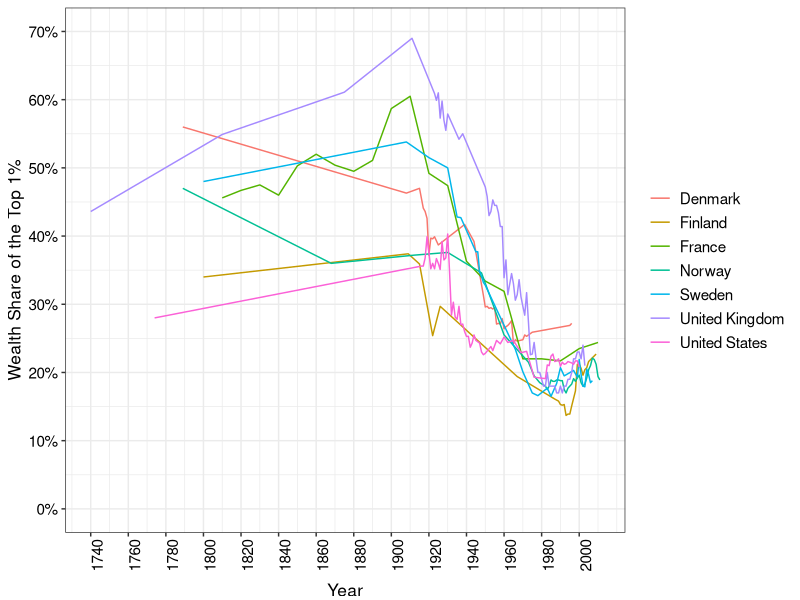
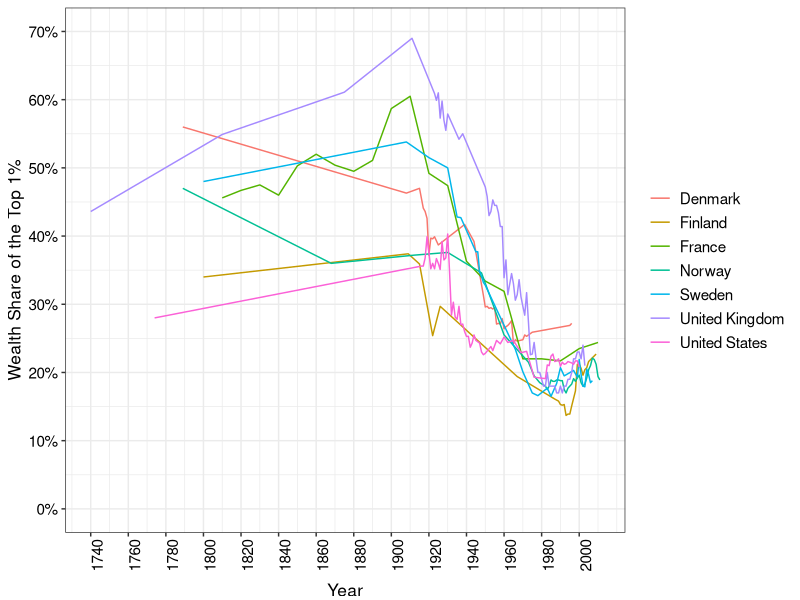

Here is the R script that generated these plots, in order:
require(shape)
library(tidyverse)
library(lubridate)
library(openxlsx)
library(readxl)

wealth_share <- read_excel("capitalism/top_1percent_wealth_share.xlsx")

COL <- c("#7fc97f", "#beaed4", "#fdc086", "#ffff99", "#386cb0", "#f0027f", "#bf5b17", "#666666")
COLA <- c("#e0f3db", "#99d8c9","#66c2a4","#41ae76", "#238b45", "#005824", "#f0027f")
COLB <- c("#c6dbef", "#4eb3d3", "#2b8cbe", "#0868ac","#084081", "#9e9ac8","#f0027f")
COLC <- c("#fcfbfd", "#efedf5", "#dadaeb", "#bcbddc", "#9e9ac8", "#807dba", "#6a51a3", "#54278f", "#3f007d")

#Cleaning the wealth share data. Source: CORE
wealth_share_gathered <- wealth_share %>% 
  gather(Country, Wealth_share, c("Denmark", "Finland", "France", "Norway", "Sweden", "United Kingdom", "United States") )

wealth_share1 <- wealth_share_gathered[-c(1, 69, 137, 205, 273, 341, 409), ] 

wealth_share2 <- wealth_share1 %>%
  mutate(Year = ifelse(Country == "Denmark", ...1, ifelse(Country == "Finland", ...3, ifelse(Country == "France", ...5, ifelse(Country == "Norway", ...7, ifelse(Country == "Sweden", ...9, ifelse(Country == "United Kingdom", ...11, ifelse(Country == "United States", ...13, NA))))))))

wealth_share2$Wealth_share = as.numeric(as.character(wealth_share2$Wealth_share))

wealth_share3 <- wealth_share2 %>%
  select(-c("...1", "...3", "...5", "...7", "...9", "...11", "...13")) %>%
  filter(!is.na(Year)) %>%
  mutate(wealth_share = (Wealth_share)/100)

#Plotting the data 
wealth_share_plot <- ggplot(wealth_share3, aes(x = Year, y = wealth_share, group = Country, color = Country)) +
  geom_line() + 
  ylab("Wealth Share of the Top 1%") + 
  scale_y_continuous(breaks = seq(0, 0.7, by = 0.1), labels = scales::percent_format(accuracy = 1), limits = c(0,0.7)) +
  scale_x_continuous(breaks = seq(1740, 2010, by = 20)) +
  theme_bw() + 
  theme(legend.position="right", 
        legend.title=element_blank(), 
        axis.title.y = element_text(size = 12.5, vjust = 1),
        legend.text=element_text(size=11),
        axis.text.x = element_text(size = 11, angle = 90, color = "black"),
        axis.text.y = element_text(size = 11, color = "black"),  
        axis.title.x = element_text(size = 12.5, vjust = -1)) 


print(wealth_share_plot)

#Save plot to PDF
ggsave(wealth_share_plot, filename = "wealth_share_top_1percent.pdf", 
       path = "capitalism",
       width = 9, height = 7, units = "in")


dev.off()
